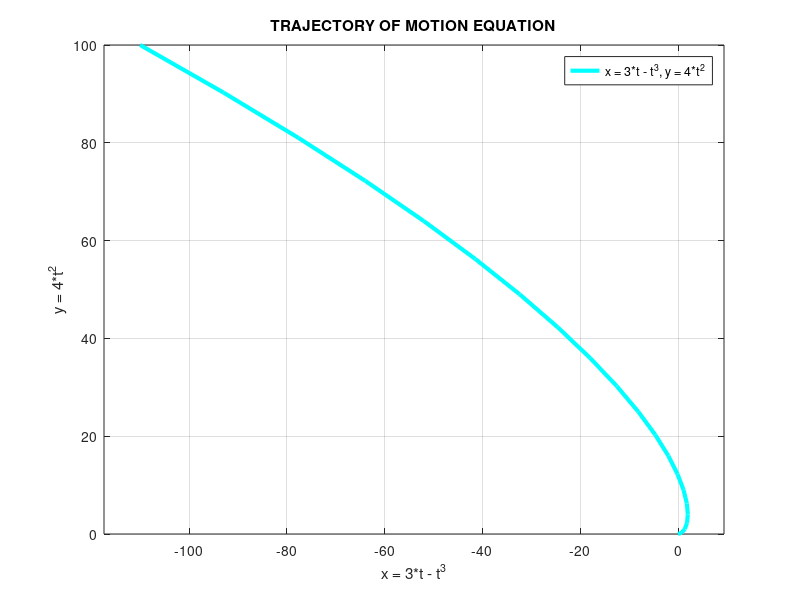

Write MATLAB code to recreate this figure. (Note: this script raises an error after producing the figure.)
t = 0:5/20:5;
x = 3*t - t.^3;
y = 4*(t.^2);

plot(x, y, '-c', 'LineWidth', 3);
legend('x = 3*t - t^3, y = 4*t^2');
title('TRAJECTORY OF MOTION EQUATION');
axis equal;
xlabel('x = 3*t - t^3');
ylabel('y = 4*t^2');
grid on;

syms x y t
disp('TRAJECTORY EQUATIONS');
x = 3*t - t.^3;
y = 4*(t.^2);

ax = diff(x, t, 2);
ay = diff(y, t, 2);
a(t) = sqrt(ax^2 + ay^2);

disp('Acceleration ax = d^2x/dt^2 =');
pretty(ax)
disp('Acceleration ay = d^2y/dt^2 =');
pretty(ay)

disp('Acceleration magnitude at time t = 1 is: a(1) = sqrt(ax^2 + ay^2) =');
pretty(subs(a(t), t, 1))
